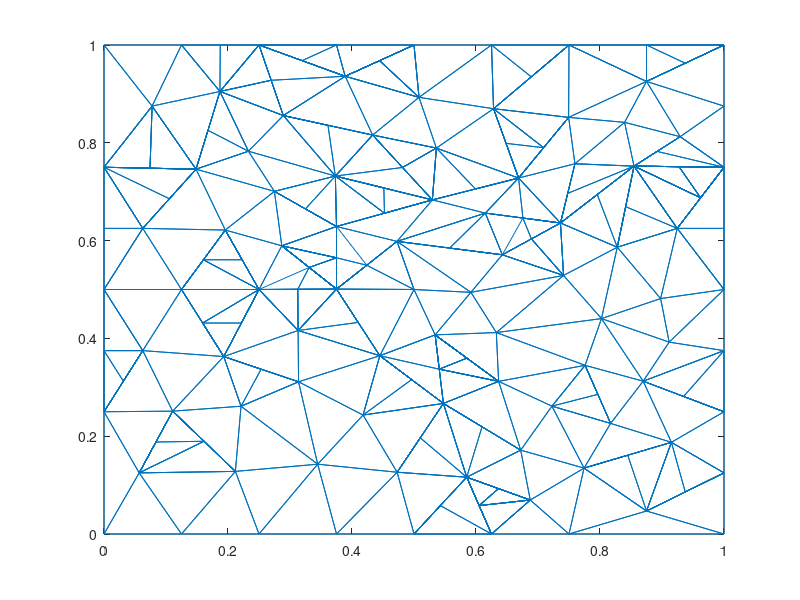

MATLAB code for this plot:
nodes = [0,0;
1,0;
1,1;
0,1;
0.5,0.5;
0,0.5;
0.0625,0.625;
0.25,0.5;
0,0.25;
0.5,0;
0,0.75;
0.125,0.5;
0.5,1;
0.433275,0.815849;
0.148437,0.746094;
0.195626,0.621564;
0.529625,0.683244;
0.375,0.628853;
0.25,1;
0.373136,0.732013;
0.286769,0.589388;
0.375,0.500839;
0.27482,0.700717;
0.313771,0.311229;
0.313066,0.416148;
0.0625,0.375;
0.193152,0.362881;
0.25,0;
0.221019,0.261294;
0.110735,0.251224;
0.0567566,0.125;
0.289186,0.855722;
0.0775596,0.875;
0.232942,0.782767;
0.125,1;
0.186981,0.904974;
0.344656,0.142753;
0.125,0;
0.472573,0.598451;
0.924569,0.625;
0.38898,0.936063;
0.211891,0.128028;
0.375,0;
0.547402,0.26699;
0.444875,0.364572;
0.417838,0.243238;
0.47281,0.126311;
0.625,0;
0.75,0;
0.536065,0.78923;
0.75,1;
1,0.5;
0.6875,0.0694813;
0.585002,0.116209;
0.625,1;
0.642467,0.570984;
0.508074,0.892911;
1,0.25;
0.668679,0.727983;
0.749387,0.852019;
0.628269,0.869741;
0.736262,0.636012;
0.802373,0.440498;
0.82784,0.586474;
0.741191,0.528744;
0.632806,0.411914;
0.615033,0.656252;
0.854872,0.752318;
0.534065,0.407201;
1,0.75;
0.875,0.925491;
0.897806,0.481478;
1,0.375;
0.591791,0.494234;
0.722482,0.261441;
0.67209,0.171457;
0.774275,0.134747;
1,0.875;
0.839631,0.841845;
0.759557,0.757126;
0.92931,0.8125;
0.869619,0.3125;
0.875,0.0470411;
0.911511,0.392352;
0.775933,0.344943;
0.817138,0.226203;
1,0.125;
0.915154,0.1875;
0.63646,0.312134;
0.160313,0.560782;
0.0742187,0.748047;
0.3125,0.50042;
0.253461,0.337055;
0,0.375;
0.48145,0.749547;
0.105469,0.685547;
0.452312,0.656049;
0,0.625;
0.409938,0.432706;
0.222813,0.560782;
0.375,0.564846;
0.1875,1;
0.45138,0.707629;
0.361231,0.835786;
0.32491,0.664785;
0.44449,0.968031;
0.599152,0.705614;
0.330884,0.545114;
0.159076,0.431441;
0.423787,0.549645;
0.221576,0.431441;
0.03125,0.3125;
0.161313,0.189626;
0.083746,0.188112;
0.167709,0.825534;
0.269593,0.927861;
0.375,1;
0.31949,0.968031;
0.841356,0.669396;
0.540733,0.337095;
0.496139,0.315781;
0.510106,0.19665;
0.605001,0.0581045;
0.55752,0.584718;
0.542501,0.0581045;
0.709033,0.790001;
0.675647,0.646132;
0.648474,0.798862;
0.636251,0.0928451;
0.795567,0.694165;
0.689135,0.934871;
0.962285,0.6875;
0.689364,0.603498;
0.875,1;
0.93481,0.28125;
1,0.625;
0.585263,0.359668;
0.9375,0.962745;
0.609746,0.219223;
0.9375,0.0860206;
0.927436,0.751159;
0.747909,0.696569;
0.892091,0.782409;
0.796535,0.285573;
0.844714,0.161123;
];
triangles = [76,77,75;
31,9,1;
16,12,8;
11,15,33;
24,45,25;
22,8,25;
24,27,29;
6,12,7;
6,9,26;
28,42,38;
14,17,50;
7,15,11;
18,17,20;
11,6,7;
45,22,25;
15,16,23;
34,15,23;
7,16,15;
8,21,16;
50,57,14;
16,7,12;
22,18,21;
19,35,36;
4,11,33;
17,14,20;
14,32,20;
23,18,20;
18,39,17;
13,41,57;
17,59,50;
21,8,22;
14,41,32;
12,27,8;
39,22,5;
16,21,23;
23,21,18;
6,26,12;
37,29,42;
12,26,27;
46,24,37;
24,25,27;
27,25,8;
9,30,26;
29,37,24;
42,30,31;
27,26,30;
42,28,37;
30,9,31;
30,29,27;
10,47,43;
24,46,45;
36,15,34;
20,32,34;
35,4,33;
20,34,23;
34,32,36;
36,33,15;
36,35,33;
32,19,36;
47,46,37;
39,18,22;
31,1,38;
39,5,74;
89,85,66;
13,57,55;
13,19,41;
19,32,41;
42,29,30;
38,42,31;
48,49,53;
37,28,43;
68,64,40;
69,44,89;
45,5,22;
37,43,47;
44,45,46;
44,47,54;
44,46,47;
54,48,53;
39,56,67;
17,67,59;
54,10,48;
71,51,60;
55,57,61;
41,14,57;
84,52,72;
57,50,61;
2,83,49;
64,65,63;
54,47,10;
59,60,61;
67,62,59;
61,50,59;
68,62,64;
63,85,82;
74,65,56;
53,76,54;
68,80,62;
61,51,55;
40,70,68;
61,60,51;
62,56,65;
3,51,71;
65,66,63;
82,58,73;
52,70,40;
72,40,64;
39,74,56;
63,72,64;
45,69,5;
89,66,69;
39,67,17;
67,56,62;
70,78,81;
80,79,60;
44,69,45;
74,69,66;
40,72,52;
65,64,62;
71,78,3;
79,80,68;
82,86,88;
79,71,60;
77,86,75;
84,82,73;
69,74,5;
65,74,66;
76,44,54;
84,63,82;
77,76,53;
76,75,89;
49,77,53;
83,87,88;
70,81,68;
71,79,81;
59,80,60;
80,59,62;
71,81,78;
81,79,68;
88,87,58;
77,49,83;
52,84,73;
63,84,72;
66,85,63;
86,85,75;
88,77,83;
86,82,85;
82,88,58;
83,2,87;
88,86,77;
76,89,44;
85,89,75;
8,16,90;
90,12,8;
91,33,11;
91,15,33;
92,25,22;
92,8,25;
93,29,24;
93,27,29;
94,26,6;
9,26,94;
95,50,14;
95,17,50;
96,11,7;
11,96,15;
91,33,11;
91,15,33;
97,20,18;
17,20,97;
98,7,11;
98,6,7;
99,25,45;
99,22,25;
96,15,7;
96,15,15;
100,16,8;
100,16,16;
90,12,16;
90,12,12;
21,22,101;
101,18,21;
102,36,19;
102,35,36;
103,20,17;
103,20,20;
95,50,14;
95,17,50;
104,20,14;
104,32,20;
105,20,23;
105,18,20;
97,17,18;
97,17,17;
106,57,13;
106,41,57;
107,50,17;
107,59,50;
22,21,108;
108,22,22;
92,25,22;
92,8,25;
104,32,14;
104,32,32;
109,8,12;
27,8,109;
110,5,39;
110,22,5;
105,18,23;
105,18,18;
109,27,12;
109,27,27;
93,27,24;
93,27,27;
111,8,27;
111,8,8;
112,26,9;
112,26,26;
113,31,42;
30,31,113;
114,31,30;
114,31,31;
115,34,36;
115,15,34;
115,15,36;
115,15,15;
116,36,32;
116,19,36;
22,39,110;
110,22,22;
21,22,101;
101,18,21;
108,22,21;
108,22,22;
13,117,41;
19,41,117;
106,57,13;
106,41,57;
118,41,19;
118,41,41;
116,36,32;
116,19,36;
113,30,42;
113,30,30;
119,40,68;
119,64,40;
89,69,120;
120,44,89;
99,22,45;
99,22,22;
121,46,44;
121,45,46;
122,54,44;
122,47,54;
122,47,44;
122,47,47;
53,54,123;
123,48,53;
124,67,39;
124,56,67;
107,59,17;
107,59,59;
54,125,48;
125,10,48;
53,54,123;
123,48,53;
125,10,54;
125,10,10;
61,59,126;
126,60,61;
127,59,67;
127,62,59;
128,59,61;
128,59,59;
119,64,68;
119,64,64;
129,54,53;
129,54,54;
130,62,68;
130,62,62;
131,55,61;
131,51,55;
132,68,40;
70,68,132;
131,51,61;
131,51,51;
133,65,62;
133,56,65;
71,3,134;
134,51,71;
135,73,82;
135,58,73;
136,40,52;
40,136,70;
132,68,40;
70,68,132;
124,56,39;
124,56,56;
137,69,89;
137,69,69;
62,67,127;
127,62,62;
133,65,62;
133,56,65;
121,45,44;
121,45,45;
89,69,120;
120,44,89;
137,69,89;
137,69,69;
138,3,71;
138,3,3;
139,54,76;
139,44,54;
140,88,83;
140,87,88;
141,68,70;
141,68,68;
126,60,59;
126,60,60;
142,62,80;
142,62,62;
143,68,81;
143,68,68;
144,75,86;
144,85,75;
145,83,88;
145,77,83;
144,85,86;
144,85,85;
135,58,82;
135,58,58;
140,87,83;
140,87,87;
145,77,88;
145,77,77;
139,44,76;
139,44,44;
100,90,8;
100,16,90;
112,94,9;
112,26,94;
91,15,11;
91,15,15;
103,97,17;
103,20,97;
108,101,21;
108,22,101;
95,20,14;
95,17,20;
92,108,22;
92,8,108;
111,109,27;
111,8,109;
114,113,30;
114,31,113;
101,110,22;
101,18,110;
108,101,21;
108,22,101;
106,41,13;
106,41,41;
118,117,19;
118,41,117;
116,41,32;
116,19,41;
137,120,89;
137,69,120;
129,123,53;
129,54,123;
123,48,54;
123,48,48;
129,123,53;
129,54,123;
128,126,61;
128,59,126;
130,64,68;
130,62,64;
142,68,80;
142,62,68;
141,132,70;
141,68,132;
138,134,71;
138,3,134;
132,70,40;
132,70,70;
141,132,70;
141,68,132;
133,127,62;
133,56,127;
120,45,69;
120,44,45;
137,120,89;
137,69,120;
143,70,81;
143,68,70;
];
trimesh(triangles, nodes(:,1), nodes(:,2));
